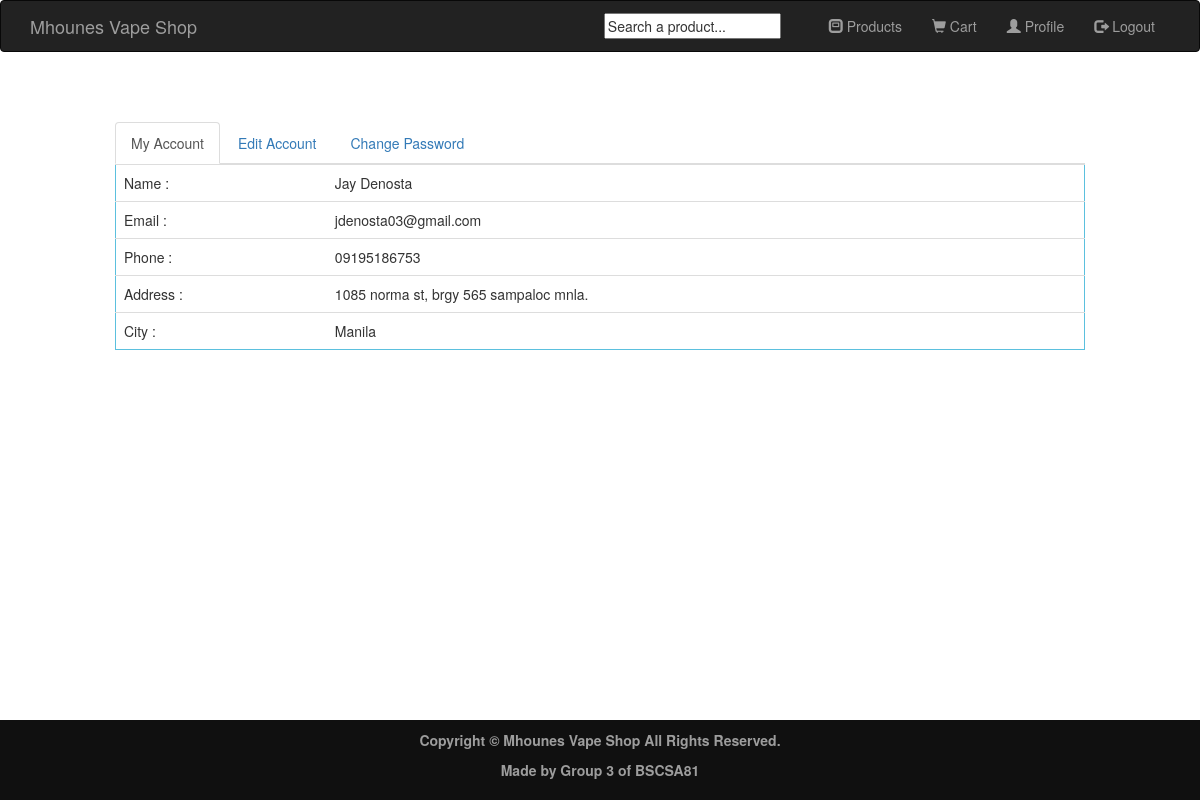
The app's page /profile.php (signed in) with its own data.
### tables this page shows
CREATE TABLE IF NOT EXISTS `users` (
  `customer_id` int(11) NOT NULL AUTO_INCREMENT,
  `customer_name` text NOT NULL,
  `customer_email` varchar(99) NOT NULL,
  `customer_pass` varchar(99) NOT NULL,
  `customer_contact` varchar(99) NOT NULL,
  `customer_city` varchar(99) NOT NULL,
  `customer_address` varchar(99) NOT NULL,
  `created_on` timestamp NULL DEFAULT CURRENT_TIMESTAMP ON UPDATE CURRENT_TIMESTAMP,
  PRIMARY KEY (`customer_id`),
  UNIQUE KEY `customer_email` (`customer_email`)
);

### profile.php (the view, shortened to what this page needs)
<!DOCTYPE html>
<html>
    <head>
 <?php
 session_start();  require "header.php"; ?>
        <link rel="stylesheet" href="bootstrap/css/bootstrap.min.css" type="text/css">
        <link rel="stylesheet" href="css/style.css" type="text/css">
<?php
	require_once('connection.php');
	 $email=$_SESSION['email'];
	 $query="select * from users where customer_email='$email'";
	 $result=mysqli_query($con,$query) or die(mysqli_error($con));
	 $row=mysqli_fetch_array($result);
	?>
<div style="margin-top: 50px;">&nbsp;</div>
<div class="col-sm-10 col-sm-offset-1">
<ul class="nav nav-tabs">
    <li class="active"><a data-toggle="tab" href="#home">My Account</a></li>
    <li><a data-toggle="tab" href="#menu1">Edit Account</a></li>
    <li><a data-toggle="tab" href="#menu2">Change Password</a></li>
  </ul>
  <div class="tab-content">
    <div id="home" class="tab-pane fade in active">
     <table class="table" style="border:1px solid #5bc0de;">
     	<tr>
     		<td>Name : </td>
      <td><?php echo $row['customer_name']; ?></td>
     	</tr>
	        <tr>
     		<td>Email : </td>
     		<td><?php echo $row['customer_email']; ?></td>
     	</tr>
     	<tr>
     		<td>Phone : </td>
     		<td><?php echo $row['customer_contact']; ?></td>
     	</tr>
     	<tr>
            <td>Address : </td>
            <td><?php echo $row['customer_address']; ?></td>
        </tr>
        <tr>
            <td>City : </td>
            <td><?php echo $row['customer_city']; ?></td>
        </tr>
     </table>
    </div>
  </div><div style="margin-bottom: 50px;">&nbsp;</div>
</div>
<br><br><br><br><br>
           <footer class="footer">
               <div class="container">
               <center>
               <p>Copyright &copy Mhounes Vape Shop All Rights Reserved.</p>
                   <p>Made by Group 3 of BSCSA81</p>
               </center>
               </div>
           </footer>
    </body>
</html>

### css/style.css (style rules this page uses)
footer { background-color:#101010; color:#9d9d9d; font-size:14px; font-weight:bold; padding:10px; bottom:0; }
html { min-height:100%; position:relative; }
.footer { position: absolute; bottom:0; right:0; left:0; }

### records on screen
users: customer_name "Jay Denosta", customer_email "jdenosta03@gmail.com", customer_contact "09195186753", customer_address "1085 norma st, brgy 565 sampaloc mnla.", customer_city "Manila"
